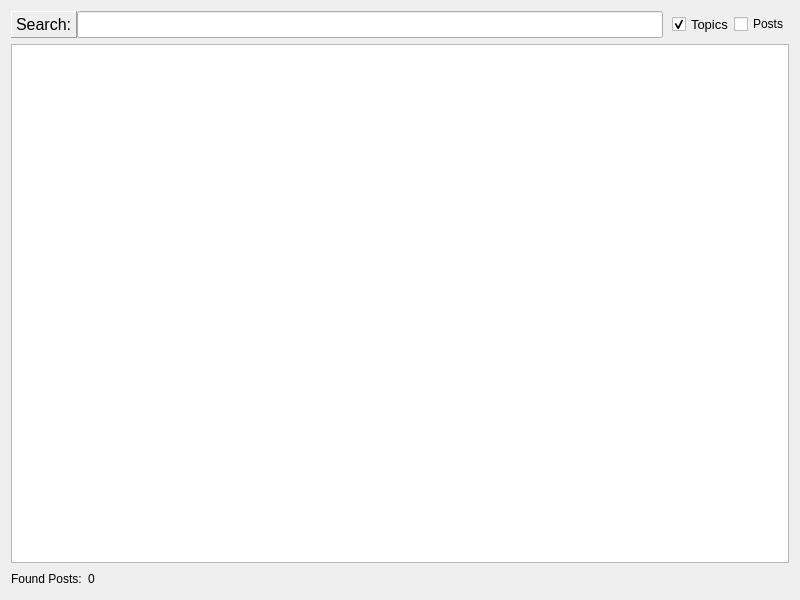
<?xml version="1.0" encoding="UTF-8"?>
<ui version="4.0">
 <class>SearchTopicWindow</class>
 <widget class="QDialog" name="SearchTopicWindow">
  <property name="geometry">
   <rect>
    <x>0</x>
    <y>0</y>
    <width>800</width>
    <height>600</height>
   </rect>
  </property>
  <property name="windowTitle">
   <string>Dialog</string>
  </property>
  <layout class="QGridLayout" name="gridLayout">
   <item row="0" column="0">
    <layout class="QHBoxLayout" name="horizontalLayout">
     <property name="spacing">
      <number>0</number>
     </property>
     <property name="leftMargin">
      <number>0</number>
     </property>
     <property name="rightMargin">
      <number>0</number>
     </property>
     <item>
      <widget class="QLabel" name="label">
       <property name="font">
        <font>
         <pointsize>12</pointsize>
        </font>
       </property>
       <property name="cursor">
        <cursorShape>IBeamCursor</cursorShape>
       </property>
       <property name="frameShape">
        <enum>QFrame::Panel</enum>
       </property>
       <property name="frameShadow">
        <enum>QFrame::Raised</enum>
       </property>
       <property name="text">
        <string>Search:</string>
       </property>
       <property name="textInteractionFlags">
        <set>Qt::LinksAccessibleByMouse|Qt::TextSelectableByMouse</set>
       </property>
      </widget>
     </item>
     <item>
      <widget class="QLineEdit" name="SearchField">
       <property name="font">
        <font>
         <pointsize>12</pointsize>
        </font>
       </property>
      </widget>
     </item>
     <item>
      <spacer name="horizontalSpacer_2">
       <property name="orientation">
        <enum>Qt::Horizontal</enum>
       </property>
       <property name="sizeType">
        <enum>QSizePolicy::Fixed</enum>
       </property>
       <property name="sizeHint" stdset="0">
        <size>
         <width>9</width>
         <height>20</height>
        </size>
       </property>
      </spacer>
     </item>
     <item>
      <widget class="QCheckBox" name="topicsCheckBox">
       <property name="font">
        <font>
         <pointsize>10</pointsize>
        </font>
       </property>
       <property name="text">
        <string>Topics</string>
       </property>
       <property name="checked">
        <bool>true</bool>
       </property>
      </widget>
     </item>
     <item>
      <widget class="QCheckBox" name="postsCheckBox">
       <property name="font">
        <font>
         <pointsize>9</pointsize>
        </font>
       </property>
       <property name="text">
        <string>Posts</string>
       </property>
       <property name="checked">
        <bool>false</bool>
       </property>
      </widget>
     </item>
    </layout>
   </item>
   <item row="2" column="0">
    <layout class="QHBoxLayout" name="horizontalLayout_2">
     <property name="leftMargin">
      <number>0</number>
     </property>
     <property name="rightMargin">
      <number>0</number>
     </property>
     <item>
      <widget class="QLabel" name="label_2">
       <property name="text">
        <string>Found Posts:</string>
       </property>
       <property name="textInteractionFlags">
        <set>Qt::LinksAccessibleByMouse</set>
       </property>
      </widget>
     </item>
     <item>
      <widget class="QLabel" name="postsNoLabel">
       <property name="text">
        <string>0</string>
       </property>
       <property name="textInteractionFlags">
        <set>Qt::LinksAccessibleByMouse|Qt::TextSelectableByMouse</set>
       </property>
      </widget>
     </item>
     <item>
      <spacer name="horizontalSpacer">
       <property name="orientation">
        <enum>Qt::Horizontal</enum>
       </property>
       <property name="sizeHint" stdset="0">
        <size>
         <width>40</width>
         <height>20</height>
        </size>
       </property>
      </spacer>
     </item>
    </layout>
   </item>
   <item row="1" column="0">
    <widget class="QTextEdit" name="textEdit">
     <property name="font">
      <font>
       <pointsize>10</pointsize>
      </font>
     </property>
     <property name="cursor" stdset="0">
      <cursorShape>IBeamCursor</cursorShape>
     </property>
     <property name="inputMethodHints">
      <set>Qt::ImhMultiLine</set>
     </property>
     <property name="readOnly">
      <bool>true</bool>
     </property>
     <property name="textInteractionFlags">
      <set>Qt::TextSelectableByKeyboard|Qt::TextSelectableByMouse</set>
     </property>
    </widget>
   </item>
  </layout>
 </widget>
 <resources/>
 <connections/>
</ui>
